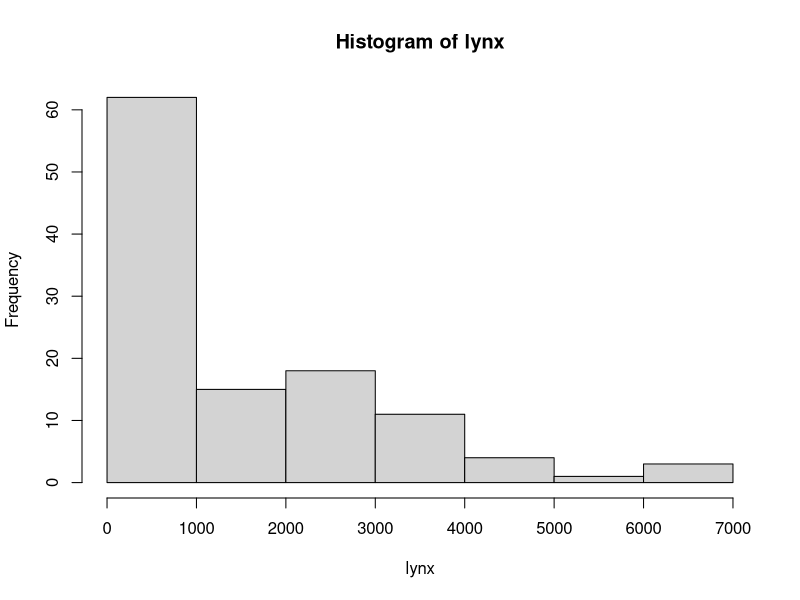
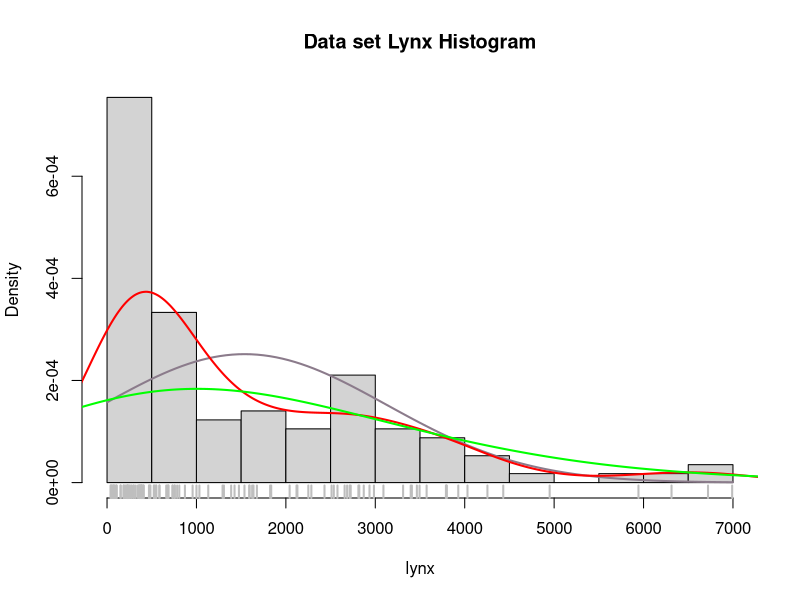

The R script that drew these images, in order:
library(datasets  )
?lynx

head(lynx)

hist(lynx)

hist(lynx,
     freq=FALSE,
     breaks = 14,
     main = paste("Data set Lynx","Histogram")
     )

curve(dnorm(x, mean=mean(lynx),sd = sd(lynx)),
      col = "thistle4",
      lwd = 2,
      add = TRUE
      )

lines(density(lynx), lwd = 2, col ="red")
lines(density(lynx,adjust=3), lwd =2 , col = "green")


rug(lynx,col = "gray",lwd =2)
